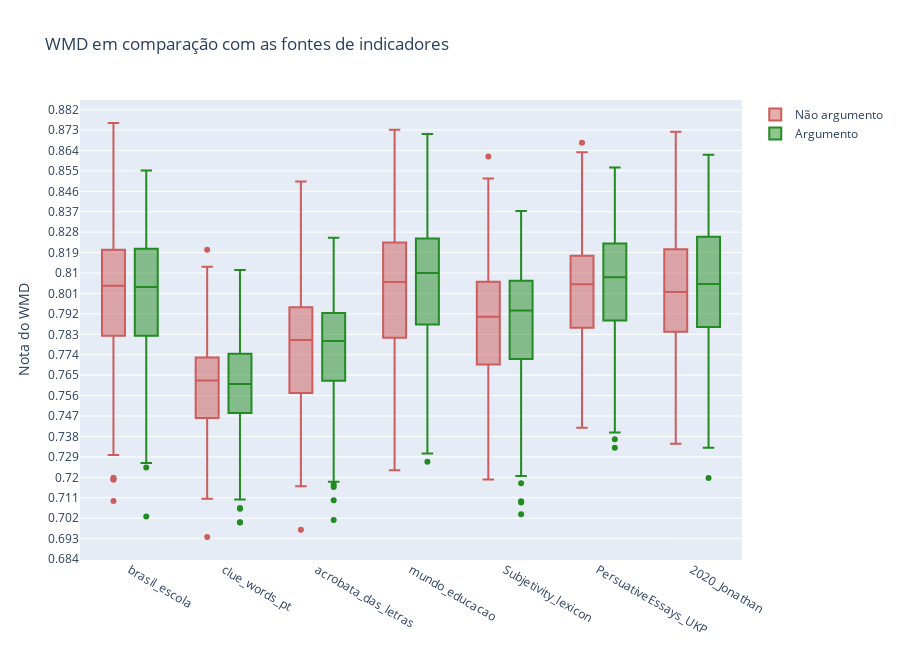

This figure's notebook cell:
### Code cell
fig = go.Figure()

fig.add_trace(go.Box(
    y=not_arg_source_df['wmd_rate'],
    x=not_arg_source_df['source'],
    name="Não argumento",
    marker_color='indianred'
))
fig.add_trace(go.Box(
    y=arg_source_df['wmd_rate'],
    x=arg_source_df['source'],
    name="Argumento",
    marker_color='forestgreen'

)) 
fig.update_layout(
    boxmode='group',
    title="WMD em comparação com as fontes de indicadores",
    height=650,
    width=900,
    yaxis=dict(dtick=0.009, title="Nota do WMD")

)

### Figure 1 — Plotly figure (JSON) as saved in the notebook; plotly's stock layout.template omitted (floating-point values rounded to 4 significant figures; data arrays with more than 128 entries replaced by an {"elided": "..."} marker saying what was removed)
{"data": [{"marker": {"color": "indianred"}, "name": "Não argumento", "type": "box", "x": {"elided": "1449 str values"}, "y": {"elided": "1449 float values"}}, {"marker": {"color": "forestgreen"}, "name": "Argumento", "type": "box", "x": {"elided": "2702 str values"}, "y": {"elided": "2702 float values"}}], "layout": {"boxmode": "group", "height": 650, "title": {"text": "WMD em comparação com as fontes de indicadores"}, "width": 900, "yaxis": {"dtick": 0.009, "title": {"text": "Nota do WMD"}}}}
